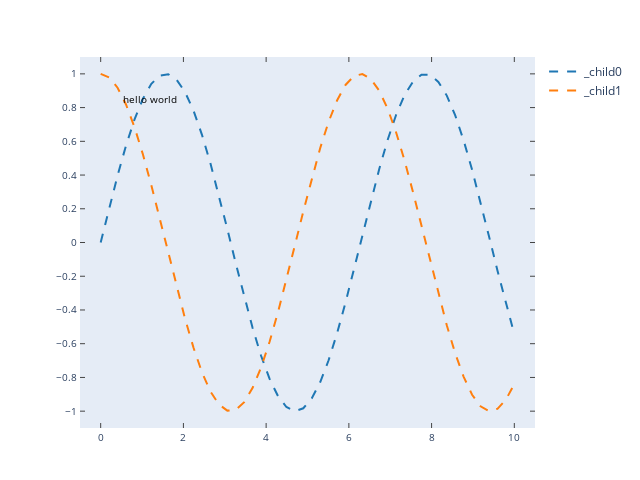

Notebook source saved alongside this figure:
### Code cell
import matplotlib.pyplot as plt
import numpy as np

fig, ax = plt.subplots()
x = np.linspace(0, 10)
ax.plot(x, np.sin(x), '--', linewidth=2)
ax.plot(x, np.cos(x), '--', linewidth=2)
ax.text(x=0.5, y=0.8, s='hello world')
plt.show()

import plotly.graph_objs as go
import plotly.tools as tls
plotly_fig = tls.mpl_to_plotly(fig)
plotly_fig['layout']['showlegend'] = True
fig = go.Figure(plotly_fig)
fig.show()

### Figure 1 — Plotly figure (JSON) as saved in the notebook; plotly's stock layout.template omitted (floating-point values rounded to 4 significant figures)
{"data": [{"line": {"color": "rgba (31, 119, 180, 1)", "dash": "dash", "width": 2}, "mode": "lines", "name": "_child0", "type": "scatter", "x": [0, 0.2041, 0.4082, 0.6122, 0.8163, 1.02, 1.224, 1.429, 1.633, 1.837, 2.041, 2.245, 2.449, 2.653, 2.857, 3.061, 3.265, 3.469, 3.673, 3.878, 4.082, 4.286, 4.49, 4.694, 4.898, 5.102, 5.306, 5.51, 5.714, 5.918, 6.122, 6.327, 6.531, 6.735, 6.939, 7.143, 7.347, 7.551, 7.755, 7.959, 8.163, 8.367, 8.571, 8.776, 8.98, 9.184, 9.388, 9.592, 9.796, 10], "xaxis": "x", "y": [0, 0.2027, 0.3969, 0.5747, 0.7286, 0.8523, 0.9406, 0.9899, 0.9981, 0.9648, 0.8916, 0.7813, 0.6386, 0.4693, 0.2806, 0.08028, -0.1234, -0.322, -0.5072, -0.6713, -0.8076, -0.9103, -0.9753, -0.9998, -0.9828, -0.925, -0.8289, -0.6983, -0.5387, -0.3568, -0.16, 0.04333, 0.2449, 0.4363, 0.6096, 0.7576, 0.8742, 0.9545, 0.9951, 0.9945, 0.9526, 0.8711, 0.7535, 0.6046, 0.4306, 0.2388, 0.03701, -0.1663, -0.3627, -0.544], "yaxis": "y"}, {"line": {"color": "rgba (255, 127, 14, 1)", "dash": "dash", "width": 2}, "mode": "lines", "name": "_child1", "type": "scatter", "x": [0, 0.2041, 0.4082, 0.6122, 0.8163, 1.02, 1.224, 1.429, 1.633, 1.837, 2.041, 2.245, 2.449, 2.653, 2.857, 3.061, 3.265, 3.469, 3.673, 3.878, 4.082, 4.286, 4.49, 4.694, 4.898, 5.102, 5.306, 5.51, 5.714, 5.918, 6.122, 6.327, 6.531, 6.735, 6.939, 7.143, 7.347, 7.551, 7.755, 7.959, 8.163, 8.367, 8.571, 8.776, 8.98, 9.184, 9.388, 9.592, 9.796, 10], "xaxis": "x", "y": [1, 0.9792, 0.9179, 0.8184, 0.6849, 0.523, 0.3394, 0.1417, -0.06182, -0.2628, -0.4529, -0.6242, -0.7696, -0.883, -0.9598, -0.9968, -0.9924, -0.9468, -0.8619, -0.7412, -0.5898, -0.4138, -0.2208, -0.01851, 0.1845, 0.3799, 0.5595, 0.7158, 0.8425, 0.9342, 0.9871, 0.9991, 0.9695, 0.8998, 0.7927, 0.6527, 0.4856, 0.2983, 0.09872, -0.105, -0.3044, -0.4911, -0.6575, -0.7965, -0.9025, -0.9711, -0.9993, -0.9861, -0.9319, -0.8391], "yaxis": "y"}], "layout": {"annotations": [{"align": "left", "font": {"color": "#000000", "size": 10}, "opacity": 1, "showarrow": false, "text": "hello world", "x": 0.5, "xanchor": "left", "xref": "x", "y": 0.8, "yanchor": "bottom", "yref": "y"}], "autosize": false, "height": 480, "hovermode": "closest", "margin": {"b": 52, "l": 80, "pad": 0, "r": 63, "t": 57}, "showlegend": true, "width": 640, "xaxis": {"anchor": "y", "domain": [0, 1], "mirror": "ticks", "nticks": 8, "range": [-0.5, 10.5], "showgrid": false, "showline": true, "side": "bottom", "tickfont": {"size": 10}, "ticks": "inside", "type": "linear", "zeroline": false}, "yaxis": {"anchor": "x", "domain": [0, 1], "mirror": "ticks", "nticks": 11, "range": [-1.1, 1.1], "showgrid": false, "showline": true, "side": "left", "tickfont": {"size": 10}, "ticks": "inside", "type": "linear", "zeroline": false}}}
